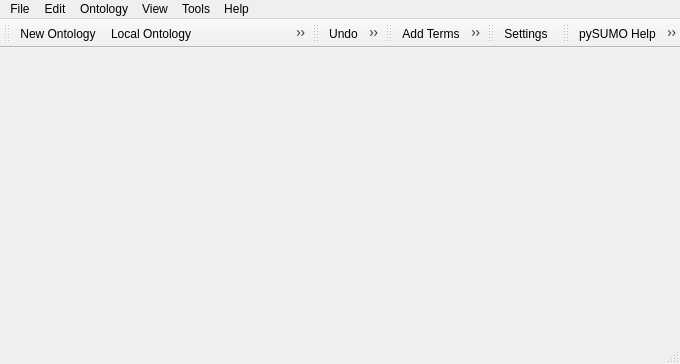
<?xml version="1.0" encoding="UTF-8"?>
<ui version="4.0">
 <class>mainwindow</class>
 <widget class="QMainWindow" name="mainwindow">
  <property name="geometry">
   <rect>
    <x>0</x>
    <y>0</y>
    <width>680</width>
    <height>364</height>
   </rect>
  </property>
  <property name="windowTitle">
   <string>pySUMO</string>
  </property>
  <property name="dockNestingEnabled">
   <bool>true</bool>
  </property>
  <widget class="QWidget" name="centralwidget">
   <layout class="QHBoxLayout" name="horizontalLayout"/>
  </widget>
  <widget class="QMenuBar" name="menubar">
   <property name="geometry">
    <rect>
     <x>0</x>
     <y>0</y>
     <width>680</width>
     <height>25</height>
    </rect>
   </property>
   <widget class="QMenu" name="menuFile">
    <property name="title">
     <string>File</string>
    </property>
    <widget class="QMenu" name="openOntology">
     <property name="toolTip">
      <string notr="true"/>
     </property>
     <property name="statusTip">
      <string notr="true"/>
     </property>
     <property name="whatsThis">
      <string notr="true"/>
     </property>
     <property name="accessibleName">
      <string notr="true"/>
     </property>
     <property name="accessibleDescription">
      <string notr="true"/>
     </property>
     <property name="title">
      <string notr="true">Open</string>
     </property>
     <addaction name="openLocalOntologyAction"/>
     <addaction name="separator"/>
     <addaction name="openRemoteOntologyAction"/>
    </widget>
    <widget class="QMenu" name="menuRecent_Ontologies">
     <property name="title">
      <string>Recent Ontologies</string>
     </property>
     <addaction name="separator"/>
     <addaction name="clearHistoryAction"/>
    </widget>
    <addaction name="newOntologyAction"/>
    <addaction name="openOntology"/>
    <addaction name="menuRecent_Ontologies"/>
    <addaction name="separator"/>
    <addaction name="actionSave"/>
    <addaction name="actionSaveAs"/>
    <addaction name="separator"/>
    <addaction name="actionPrint"/>
    <addaction name="actionPrintPreview"/>
    <addaction name="actionQuickPrint"/>
    <addaction name="separator"/>
    <addaction name="actionExit"/>
   </widget>
   <widget class="QMenu" name="menuEdit">
    <property name="title">
     <string>Edit</string>
    </property>
    <addaction name="actionUndo"/>
    <addaction name="actionRedo"/>
    <addaction name="separator"/>
    <addaction name="actionCut"/>
    <addaction name="actionCopy"/>
    <addaction name="actionPaste"/>
    <addaction name="separator"/>
    <addaction name="actionDelete"/>
    <addaction name="actionSelectAll"/>
    <addaction name="separator"/>
    <addaction name="actionFind"/>
   </widget>
   <widget class="QMenu" name="menuView">
    <property name="title">
     <string>View</string>
    </property>
    <widget class="QMenu" name="menuToolbar">
     <property name="title">
      <string>Toolbar</string>
     </property>
     <addaction name="actionFile"/>
     <addaction name="actionEdit"/>
     <addaction name="actionOntology"/>
     <addaction name="actionTools"/>
     <addaction name="actionHelp"/>
     <addaction name="separator"/>
     <addaction name="actionConfigureToollbars"/>
    </widget>
    <widget class="QMenu" name="menuAdd">
     <property name="title">
      <string>Add</string>
     </property>
     <addaction name="actionTextEditorWidget"/>
     <addaction name="actionHierarchyWidget"/>
     <addaction name="actionGraphWidget"/>
     <addaction name="actionDocumentationWidget"/>
    </widget>
    <widget class="QMenu" name="menuTextEditorWidgets">
     <property name="enabled">
      <bool>false</bool>
     </property>
     <property name="title">
      <string>Text Editor Widgets</string>
     </property>
    </widget>
    <widget class="QMenu" name="menuDocumentationWidgets">
     <property name="enabled">
      <bool>false</bool>
     </property>
     <property name="title">
      <string>Documentation Widgets</string>
     </property>
    </widget>
    <widget class="QMenu" name="menuHierarchyWidgets">
     <property name="enabled">
      <bool>false</bool>
     </property>
     <property name="title">
      <string>Hierarchy Widgets</string>
     </property>
    </widget>
    <widget class="QMenu" name="menuDelete">
     <property name="enabled">
      <bool>false</bool>
     </property>
     <property name="title">
      <string>Delete</string>
     </property>
    </widget>
    <widget class="QMenu" name="menuGraphWidgets">
     <property name="enabled">
      <bool>false</bool>
     </property>
     <property name="title">
      <string>Graph Widgets</string>
     </property>
    </widget>
    <addaction name="menuAdd"/>
    <addaction name="menuTextEditorWidgets"/>
    <addaction name="menuDocumentationWidgets"/>
    <addaction name="menuHierarchyWidgets"/>
    <addaction name="menuGraphWidgets"/>
    <addaction name="menuDelete"/>
    <addaction name="separator"/>
    <addaction name="actionExpand"/>
    <addaction name="actionCollapse"/>
    <addaction name="separator"/>
    <addaction name="actionZoomIn"/>
    <addaction name="actionZoomOut"/>
    <addaction name="separator"/>
    <addaction name="menuToolbar"/>
    <addaction name="actionStatusbar"/>
   </widget>
   <widget class="QMenu" name="menuTools">
    <property name="title">
     <string>Tools</string>
    </property>
    <addaction name="actionSettings"/>
   </widget>
   <widget class="QMenu" name="menuHelp">
    <property name="title">
     <string>Help</string>
    </property>
    <addaction name="actionPySUMOHelp"/>
    <addaction name="actionPySUMOTutorials"/>
    <addaction name="separator"/>
    <addaction name="actionFAQ"/>
    <addaction name="separator"/>
    <addaction name="actionAboutSUMO"/>
    <addaction name="actionAboutSUOKIF"/>
    <addaction name="actionAboutpySUMO"/>
   </widget>
   <widget class="QMenu" name="menuOntology">
    <property name="title">
     <string>Ontology</string>
    </property>
    <addaction name="actionAddTerms"/>
    <addaction name="actionRemoveTerms"/>
    <addaction name="separator"/>
    <addaction name="actionUpdate"/>
    <addaction name="separator"/>
    <addaction name="actionActive_Ontologies"/>
   </widget>
   <addaction name="menuFile"/>
   <addaction name="menuEdit"/>
   <addaction name="menuOntology"/>
   <addaction name="menuView"/>
   <addaction name="menuTools"/>
   <addaction name="menuHelp"/>
  </widget>
  <widget class="QToolBar" name="toolBarFile">
   <property name="windowTitle">
    <string>toolBar</string>
   </property>
   <attribute name="toolBarArea">
    <enum>TopToolBarArea</enum>
   </attribute>
   <attribute name="toolBarBreak">
    <bool>false</bool>
   </attribute>
   <addaction name="newOntologyAction"/>
   <addaction name="openLocalOntologyAction"/>
   <addaction name="openRemoteOntologyAction"/>
   <addaction name="separator"/>
   <addaction name="actionSave"/>
   <addaction name="actionPrint"/>
  </widget>
  <widget class="QToolBar" name="toolBarEdit">
   <property name="windowTitle">
    <string>toolBar_2</string>
   </property>
   <attribute name="toolBarArea">
    <enum>TopToolBarArea</enum>
   </attribute>
   <attribute name="toolBarBreak">
    <bool>false</bool>
   </attribute>
   <addaction name="actionUndo"/>
   <addaction name="actionRedo"/>
   <addaction name="separator"/>
   <addaction name="actionCut"/>
   <addaction name="actionCopy"/>
   <addaction name="actionPaste"/>
  </widget>
  <widget class="QToolBar" name="toolBarOntology">
   <property name="windowTitle">
    <string>toolBar_3</string>
   </property>
   <attribute name="toolBarArea">
    <enum>TopToolBarArea</enum>
   </attribute>
   <attribute name="toolBarBreak">
    <bool>false</bool>
   </attribute>
   <addaction name="actionAddTerms"/>
   <addaction name="actionRemoveTerms"/>
   <addaction name="separator"/>
   <addaction name="actionUpdate"/>
  </widget>
  <widget class="QToolBar" name="toolBarTools">
   <property name="windowTitle">
    <string>toolBar_4</string>
   </property>
   <attribute name="toolBarArea">
    <enum>TopToolBarArea</enum>
   </attribute>
   <attribute name="toolBarBreak">
    <bool>false</bool>
   </attribute>
   <addaction name="actionSettings"/>
  </widget>
  <widget class="QToolBar" name="toolBarHelp">
   <property name="windowTitle">
    <string>toolBar_5</string>
   </property>
   <attribute name="toolBarArea">
    <enum>TopToolBarArea</enum>
   </attribute>
   <attribute name="toolBarBreak">
    <bool>false</bool>
   </attribute>
   <addaction name="actionPySUMOHelp"/>
   <addaction name="actionPySUMOTutorials"/>
  </widget>
  <widget class="QStatusBar" name="statusBar"/>
  <action name="newOntologyAction">
   <property name="icon">
    <iconset resource="gfx.qrc">
     <normaloff>:/actions/gfx/actions/document-new.png</normaloff>:/actions/gfx/actions/document-new.png</iconset>
   </property>
   <property name="text">
    <string notr="true">New Ontology</string>
   </property>
   <property name="iconText">
    <string notr="true">New Ontology</string>
   </property>
   <property name="toolTip">
    <string notr="true">New Ontology</string>
   </property>
   <property name="statusTip">
    <string notr="true"/>
   </property>
   <property name="whatsThis">
    <string notr="true"/>
   </property>
   <property name="shortcut">
    <string notr="true">Ctrl+N</string>
   </property>
   <property name="shortcutContext">
    <enum>Qt::ApplicationShortcut</enum>
   </property>
   <property name="iconVisibleInMenu">
    <bool>true</bool>
   </property>
  </action>
  <action name="openLocalOntologyAction">
   <property name="icon">
    <iconset resource="gfx.qrc">
     <normaloff>:/actions/gfx/actions/document-open.png</normaloff>:/actions/gfx/actions/document-open.png</iconset>
   </property>
   <property name="text">
    <string>Local Ontology</string>
   </property>
   <property name="shortcut">
    <string>Ctrl+O</string>
   </property>
   <property name="iconVisibleInMenu">
    <bool>true</bool>
   </property>
  </action>
  <action name="openRemoteOntologyAction">
   <property name="icon">
    <iconset resource="gfx.qrc">
     <normaloff>:/actions/gfx/actions/document-open-remote.png</normaloff>:/actions/gfx/actions/document-open-remote.png</iconset>
   </property>
   <property name="text">
    <string notr="true">Remote Ontology</string>
   </property>
   <property name="iconText">
    <string notr="true">Remote Ontology</string>
   </property>
   <property name="toolTip">
    <string notr="true">Remote Ontology</string>
   </property>
   <property name="statusTip">
    <string notr="true"/>
   </property>
   <property name="whatsThis">
    <string notr="true"/>
   </property>
   <property name="shortcut">
    <string notr="true">Ctrl+R</string>
   </property>
   <property name="menuRole">
    <enum>QAction::ApplicationSpecificRole</enum>
   </property>
   <property name="iconVisibleInMenu">
    <bool>true</bool>
   </property>
  </action>
  <action name="clearHistoryAction">
   <property name="icon">
    <iconset resource="gfx.qrc">
     <normaloff>:/actions/gfx/actions/edit-clear-history.png</normaloff>:/actions/gfx/actions/edit-clear-history.png</iconset>
   </property>
   <property name="text">
    <string>Clear History</string>
   </property>
   <property name="iconVisibleInMenu">
    <bool>true</bool>
   </property>
  </action>
  <action name="actionSave">
   <property name="icon">
    <iconset resource="gfx.qrc">
     <normaloff>:/actions/gfx/actions/document-save.png</normaloff>:/actions/gfx/actions/document-save.png</iconset>
   </property>
   <property name="text">
    <string>Save</string>
   </property>
   <property name="shortcut">
    <string>Ctrl+S</string>
   </property>
   <property name="iconVisibleInMenu">
    <bool>true</bool>
   </property>
  </action>
  <action name="actionSaveAs">
   <property name="icon">
    <iconset resource="gfx.qrc">
     <normaloff>:/actions/gfx/actions/document-save-as.png</normaloff>:/actions/gfx/actions/document-save-as.png</iconset>
   </property>
   <property name="text">
    <string>Save As...</string>
   </property>
   <property name="shortcut">
    <string>Ctrl+Shift+S</string>
   </property>
   <property name="iconVisibleInMenu">
    <bool>true</bool>
   </property>
  </action>
  <action name="actionPrint">
   <property name="icon">
    <iconset resource="gfx.qrc">
     <normaloff>:/actions/gfx/actions/document-print.png</normaloff>:/actions/gfx/actions/document-print.png</iconset>
   </property>
   <property name="text">
    <string>Print...</string>
   </property>
   <property name="shortcut">
    <string>Ctrl+P</string>
   </property>
   <property name="iconVisibleInMenu">
    <bool>true</bool>
   </property>
  </action>
  <action name="actionExit">
   <property name="icon">
    <iconset resource="gfx.qrc">
     <normaloff>:/actions/gfx/actions/application-exit.png</normaloff>:/actions/gfx/actions/application-exit.png</iconset>
   </property>
   <property name="text">
    <string>Exit</string>
   </property>
   <property name="shortcut">
    <string>Ctrl+Q</string>
   </property>
   <property name="menuRole">
    <enum>QAction::QuitRole</enum>
   </property>
   <property name="iconVisibleInMenu">
    <bool>true</bool>
   </property>
  </action>
  <action name="actionQuickPrint">
   <property name="icon">
    <iconset resource="gfx.qrc">
     <normaloff>:/actions/gfx/actions/document-quickprint.png</normaloff>:/actions/gfx/actions/document-quickprint.png</iconset>
   </property>
   <property name="text">
    <string>Quick Print</string>
   </property>
   <property name="shortcut">
    <string>Ctrl+Shift+P</string>
   </property>
   <property name="iconVisibleInMenu">
    <bool>true</bool>
   </property>
  </action>
  <action name="actionUndo">
   <property name="icon">
    <iconset resource="gfx.qrc">
     <normaloff>:/actions/gfx/actions/edit-undo.png</normaloff>:/actions/gfx/actions/edit-undo.png</iconset>
   </property>
   <property name="text">
    <string>Undo</string>
   </property>
   <property name="shortcut">
    <string>Ctrl+Z</string>
   </property>
   <property name="iconVisibleInMenu">
    <bool>true</bool>
   </property>
  </action>
  <action name="actionRedo">
   <property name="icon">
    <iconset resource="gfx.qrc">
     <normaloff>:/actions/gfx/actions/edit-redo.png</normaloff>:/actions/gfx/actions/edit-redo.png</iconset>
   </property>
   <property name="text">
    <string>Redo</string>
   </property>
   <property name="shortcut">
    <string>Ctrl+Shift+Z</string>
   </property>
   <property name="iconVisibleInMenu">
    <bool>true</bool>
   </property>
  </action>
  <action name="actionCut">
   <property name="icon">
    <iconset resource="gfx.qrc">
     <normaloff>:/actions/gfx/actions/edit-cut.png</normaloff>:/actions/gfx/actions/edit-cut.png</iconset>
   </property>
   <property name="text">
    <string>Cut</string>
   </property>
   <property name="shortcut">
    <string>Ctrl+X</string>
   </property>
   <property name="iconVisibleInMenu">
    <bool>true</bool>
   </property>
  </action>
  <action name="actionCopy">
   <property name="icon">
    <iconset resource="gfx.qrc">
     <normaloff>:/actions/gfx/actions/edit-copy.png</normaloff>:/actions/gfx/actions/edit-copy.png</iconset>
   </property>
   <property name="text">
    <string>Copy</string>
   </property>
   <property name="shortcut">
    <string>Ctrl+C</string>
   </property>
   <property name="iconVisibleInMenu">
    <bool>true</bool>
   </property>
  </action>
  <action name="actionPaste">
   <property name="icon">
    <iconset resource="gfx.qrc">
     <normaloff>:/actions/gfx/actions/edit-paste.png</normaloff>:/actions/gfx/actions/edit-paste.png</iconset>
   </property>
   <property name="text">
    <string>Paste</string>
   </property>
   <property name="shortcut">
    <string>Ctrl+V</string>
   </property>
   <property name="iconVisibleInMenu">
    <bool>true</bool>
   </property>
  </action>
  <action name="actionDelete">
   <property name="icon">
    <iconset resource="gfx.qrc">
     <normaloff>:/actions/gfx/actions/edit-delete.png</normaloff>:/actions/gfx/actions/edit-delete.png</iconset>
   </property>
   <property name="text">
    <string>Clear</string>
   </property>
   <property name="toolTip">
    <string>Clear</string>
   </property>
   <property name="shortcut">
    <string>Del</string>
   </property>
   <property name="iconVisibleInMenu">
    <bool>true</bool>
   </property>
  </action>
  <action name="actionSelectAll">
   <property name="icon">
    <iconset resource="gfx.qrc">
     <normaloff>:/actions/gfx/actions/edit-select-all.png</normaloff>:/actions/gfx/actions/edit-select-all.png</iconset>
   </property>
   <property name="text">
    <string>Select All</string>
   </property>
   <property name="shortcut">
    <string>Ctrl+A</string>
   </property>
   <property name="iconVisibleInMenu">
    <bool>true</bool>
   </property>
  </action>
  <action name="actionPySUMOHelp">
   <property name="icon">
    <iconset resource="gfx.qrc">
     <normaloff>:/actions/gfx/actions/help-contents.png</normaloff>:/actions/gfx/actions/help-contents.png</iconset>
   </property>
   <property name="text">
    <string>pySUMO Help</string>
   </property>
   <property name="shortcut">
    <string>F1</string>
   </property>
   <property name="iconVisibleInMenu">
    <bool>true</bool>
   </property>
  </action>
  <action name="actionPySUMOTutorials">
   <property name="icon">
    <iconset resource="gfx.qrc">
     <normaloff>:/actions/gfx/actions/help-hint.png</normaloff>:/actions/gfx/actions/help-hint.png</iconset>
   </property>
   <property name="text">
    <string>pySUMO Tutorials</string>
   </property>
   <property name="iconVisibleInMenu">
    <bool>true</bool>
   </property>
  </action>
  <action name="actionFAQ">
   <property name="icon">
    <iconset resource="gfx.qrc">
     <normaloff>:/actions/gfx/actions/help-faq.png</normaloff>:/actions/gfx/actions/help-faq.png</iconset>
   </property>
   <property name="text">
    <string>F.A.Q</string>
   </property>
   <property name="iconVisibleInMenu">
    <bool>true</bool>
   </property>
  </action>
  <action name="actionAboutSUMO">
   <property name="text">
    <string>About SUMO</string>
   </property>
  </action>
  <action name="actionAboutSUOKIF">
   <property name="text">
    <string>About SUO-KIF</string>
   </property>
  </action>
  <action name="actionAboutpySUMO">
   <property name="icon">
    <iconset resource="gfx.qrc">
     <normaloff>:/actions/gfx/actions/help-about.png</normaloff>:/actions/gfx/actions/help-about.png</iconset>
   </property>
   <property name="text">
    <string>About pySUMO</string>
   </property>
   <property name="iconVisibleInMenu">
    <bool>true</bool>
   </property>
  </action>
  <action name="actionSettings">
   <property name="icon">
    <iconset resource="gfx.qrc">
     <normaloff>:/actions/gfx/actions/configure.png</normaloff>:/actions/gfx/actions/configure.png</iconset>
   </property>
   <property name="text">
    <string>Settings...</string>
   </property>
   <property name="iconVisibleInMenu">
    <bool>true</bool>
   </property>
  </action>
  <action name="actionHierarchyWidget">
   <property name="checkable">
    <bool>false</bool>
   </property>
   <property name="checked">
    <bool>false</bool>
   </property>
   <property name="enabled">
    <bool>true</bool>
   </property>
   <property name="text">
    <string>Hierarchy Widget</string>
   </property>
  </action>
  <action name="actionDocumentationWidget">
   <property name="checkable">
    <bool>false</bool>
   </property>
   <property name="checked">
    <bool>false</bool>
   </property>
   <property name="text">
    <string>Documentation Widget</string>
   </property>
  </action>
  <action name="actionGraphWidget">
   <property name="checkable">
    <bool>false</bool>
   </property>
   <property name="checked">
    <bool>false</bool>
   </property>
   <property name="text">
    <string>Graph Widget</string>
   </property>
  </action>
  <action name="actionTextEditorWidget">
   <property name="checkable">
    <bool>false</bool>
   </property>
   <property name="enabled">
    <bool>true</bool>
   </property>
   <property name="text">
    <string>Text Editor Widget</string>
   </property>
   <property name="visible">
    <bool>true</bool>
   </property>
  </action>
  <action name="actionZoomIn">
   <property name="icon">
    <iconset resource="gfx.qrc">
     <normaloff>:/actions/gfx/actions/zoom-in.png</normaloff>:/actions/gfx/actions/zoom-in.png</iconset>
   </property>
   <property name="text">
    <string>Zoom In </string>
   </property>
   <property name="shortcut">
    <string>Ctrl++</string>
   </property>
   <property name="iconVisibleInMenu">
    <bool>true</bool>
   </property>
  </action>
  <action name="actionZoomOut">
   <property name="icon">
    <iconset resource="gfx.qrc">
     <normaloff>:/actions/gfx/actions/zoom-out.png</normaloff>:/actions/gfx/actions/zoom-out.png</iconset>
   </property>
   <property name="text">
    <string>Zoom Out</string>
   </property>
   <property name="shortcut">
    <string>Ctrl+-</string>
   </property>
   <property name="iconVisibleInMenu">
    <bool>true</bool>
   </property>
  </action>
  <action name="actionFile">
   <property name="checkable">
    <bool>true</bool>
   </property>
   <property name="checked">
    <bool>true</bool>
   </property>
   <property name="text">
    <string>File</string>
   </property>
  </action>
  <action name="actionEdit">
   <property name="checkable">
    <bool>true</bool>
   </property>
   <property name="checked">
    <bool>true</bool>
   </property>
   <property name="text">
    <string>Edit</string>
   </property>
  </action>
  <action name="actionTools">
   <property name="checkable">
    <bool>true</bool>
   </property>
   <property name="checked">
    <bool>true</bool>
   </property>
   <property name="text">
    <string>Tools</string>
   </property>
  </action>
  <action name="actionHelp">
   <property name="checkable">
    <bool>true</bool>
   </property>
   <property name="checked">
    <bool>true</bool>
   </property>
   <property name="text">
    <string>Help</string>
   </property>
  </action>
  <action name="actionConfigureToollbars">
   <property name="text">
    <string>Configure Toolbars...</string>
   </property>
  </action>
  <action name="actionAddTerms">
   <property name="icon">
    <iconset resource="gfx.qrc">
     <normaloff>:/actions/gfx/actions/list-add.png</normaloff>:/actions/gfx/actions/list-add.png</iconset>
   </property>
   <property name="text">
    <string>Add Terms</string>
   </property>
   <property name="iconVisibleInMenu">
    <bool>true</bool>
   </property>
  </action>
  <action name="actionRemoveTerms">
   <property name="icon">
    <iconset resource="gfx.qrc">
     <normaloff>:/actions/gfx/actions/list-remove.png</normaloff>:/actions/gfx/actions/list-remove.png</iconset>
   </property>
   <property name="text">
    <string>Remove Terms</string>
   </property>
   <property name="iconVisibleInMenu">
    <bool>true</bool>
   </property>
  </action>
  <action name="actionUpdate">
   <property name="icon">
    <iconset resource="gfx.qrc">
     <normaloff>:/actions/gfx/actions/update-product.png</normaloff>:/actions/gfx/actions/update-product.png</iconset>
   </property>
   <property name="text">
    <string>Update </string>
   </property>
   <property name="iconVisibleInMenu">
    <bool>true</bool>
   </property>
  </action>
  <action name="actionFind">
   <property name="icon">
    <iconset resource="gfx.qrc">
     <normaloff>:/actions/gfx/actions/edit-find.png</normaloff>:/actions/gfx/actions/edit-find.png</iconset>
   </property>
   <property name="text">
    <string>Find</string>
   </property>
   <property name="iconVisibleInMenu">
    <bool>true</bool>
   </property>
  </action>
  <action name="actionOntology">
   <property name="checkable">
    <bool>true</bool>
   </property>
   <property name="checked">
    <bool>true</bool>
   </property>
   <property name="text">
    <string>Ontology</string>
   </property>
  </action>
  <action name="actionStatusbar">
   <property name="checkable">
    <bool>true</bool>
   </property>
   <property name="checked">
    <bool>true</bool>
   </property>
   <property name="text">
    <string>Statusbar</string>
   </property>
  </action>
  <action name="actionExpand">
   <property name="text">
    <string>Expand</string>
   </property>
  </action>
  <action name="actionCollapse">
   <property name="text">
    <string>Collapse</string>
   </property>
  </action>
  <action name="actionActive_Ontologies">
   <property name="enabled">
    <bool>false</bool>
   </property>
   <property name="text">
    <string>Active Ontologies</string>
   </property>
  </action>
  <action name="actionPrintPreview">
   <property name="icon">
    <iconset resource="gfx.qrc">
     <normaloff>:/actions/gfx/document-print-preview.png</normaloff>:/actions/gfx/document-print-preview.png</iconset>
   </property>
   <property name="text">
    <string>Print Preview...</string>
   </property>
   <property name="iconVisibleInMenu">
    <bool>true</bool>
   </property>
  </action>
 </widget>
 <resources>
  <include location="css.qrc"/>
  <include location="gfx.qrc"/>
 </resources>
 <connections>
  <connection>
   <sender>actionFile</sender>
   <signal>triggered(bool)</signal>
   <receiver>toolBarFile</receiver>
   <slot>setVisible(bool)</slot>
   <hints>
    <hint type="sourcelabel">
     <x>-1</x>
     <y>-1</y>
    </hint>
    <hint type="destinationlabel">
     <x>101</x>
     <y>44</y>
    </hint>
   </hints>
  </connection>
  <connection>
   <sender>actionEdit</sender>
   <signal>triggered(bool)</signal>
   <receiver>toolBarEdit</receiver>
   <slot>setVisible(bool)</slot>
   <hints>
    <hint type="sourcelabel">
     <x>-1</x>
     <y>-1</y>
    </hint>
    <hint type="destinationlabel">
     <x>305</x>
     <y>44</y>
    </hint>
   </hints>
  </connection>
  <connection>
   <sender>actionOntology</sender>
   <signal>triggered(bool)</signal>
   <receiver>toolBarOntology</receiver>
   <slot>setVisible(bool)</slot>
   <hints>
    <hint type="sourcelabel">
     <x>-1</x>
     <y>-1</y>
    </hint>
    <hint type="destinationlabel">
     <x>473</x>
     <y>44</y>
    </hint>
   </hints>
  </connection>
  <connection>
   <sender>actionTools</sender>
   <signal>triggered(bool)</signal>
   <receiver>toolBarTools</receiver>
   <slot>setVisible(bool)</slot>
   <hints>
    <hint type="sourcelabel">
     <x>-1</x>
     <y>-1</y>
    </hint>
    <hint type="destinationlabel">
     <x>564</x>
     <y>44</y>
    </hint>
   </hints>
  </connection>
  <connection>
   <sender>actionHelp</sender>
   <signal>triggered(bool)</signal>
   <receiver>toolBarHelp</receiver>
   <slot>setVisible(bool)</slot>
   <hints>
    <hint type="sourcelabel">
     <x>-1</x>
     <y>-1</y>
    </hint>
    <hint type="destinationlabel">
     <x>634</x>
     <y>44</y>
    </hint>
   </hints>
  </connection>
  <connection>
   <sender>actionStatusbar</sender>
   <signal>triggered(bool)</signal>
   <receiver>statusBar</receiver>
   <slot>setVisible(bool)</slot>
   <hints>
    <hint type="sourcelabel">
     <x>-1</x>
     <y>-1</y>
    </hint>
    <hint type="destinationlabel">
     <x>339</x>
     <y>352</y>
    </hint>
   </hints>
  </connection>
  <connection>
   <sender>actionExit</sender>
   <signal>triggered()</signal>
   <receiver>mainwindow</receiver>
   <slot>close()</slot>
   <hints>
    <hint type="sourcelabel">
     <x>-1</x>
     <y>-1</y>
    </hint>
    <hint type="destinationlabel">
     <x>339</x>
     <y>181</y>
    </hint>
   </hints>
  </connection>
 </connections>
</ui>
